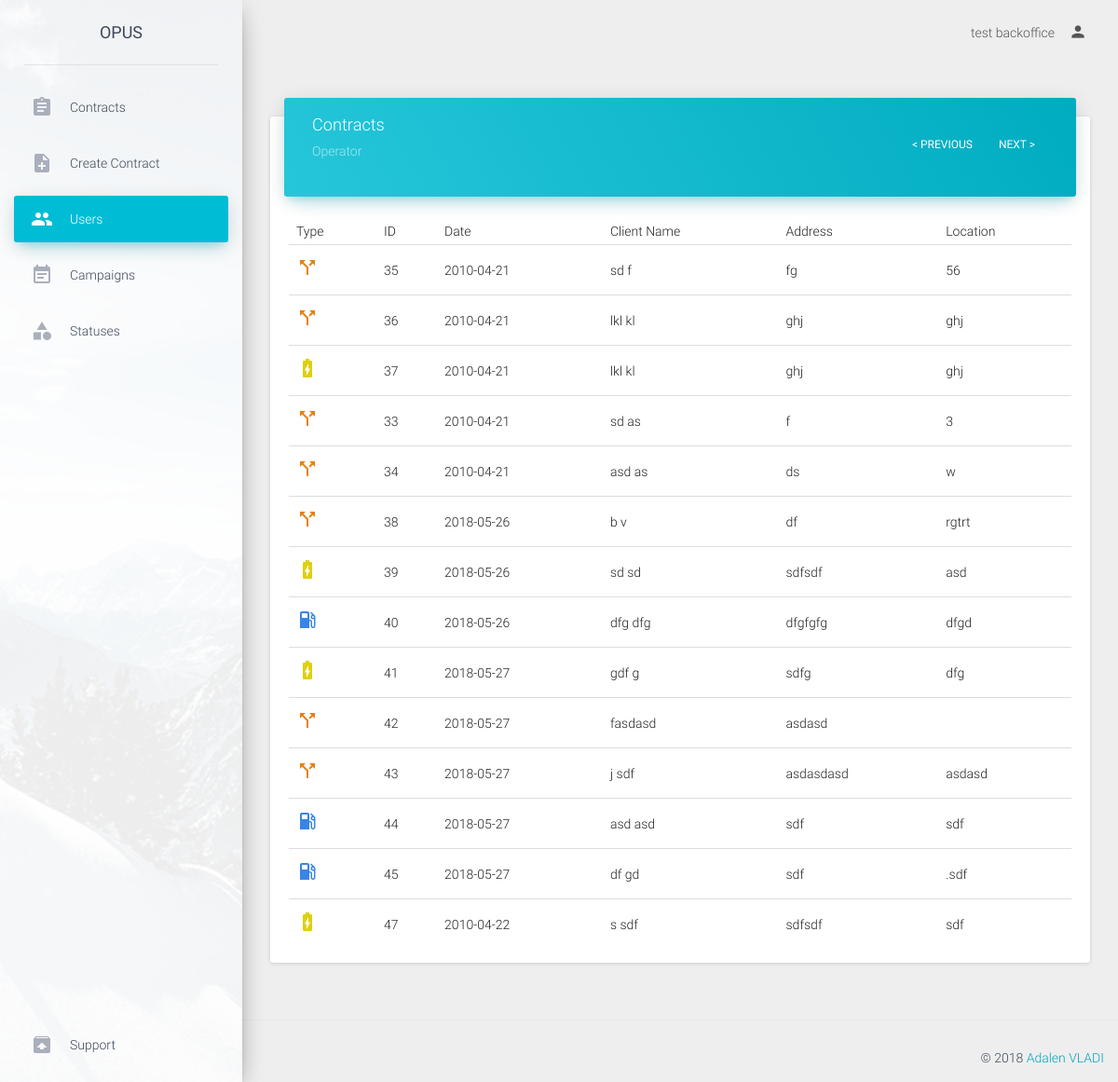
/backoffice/viewUser/6 (signed in), run on an earlier commit of the app's database.
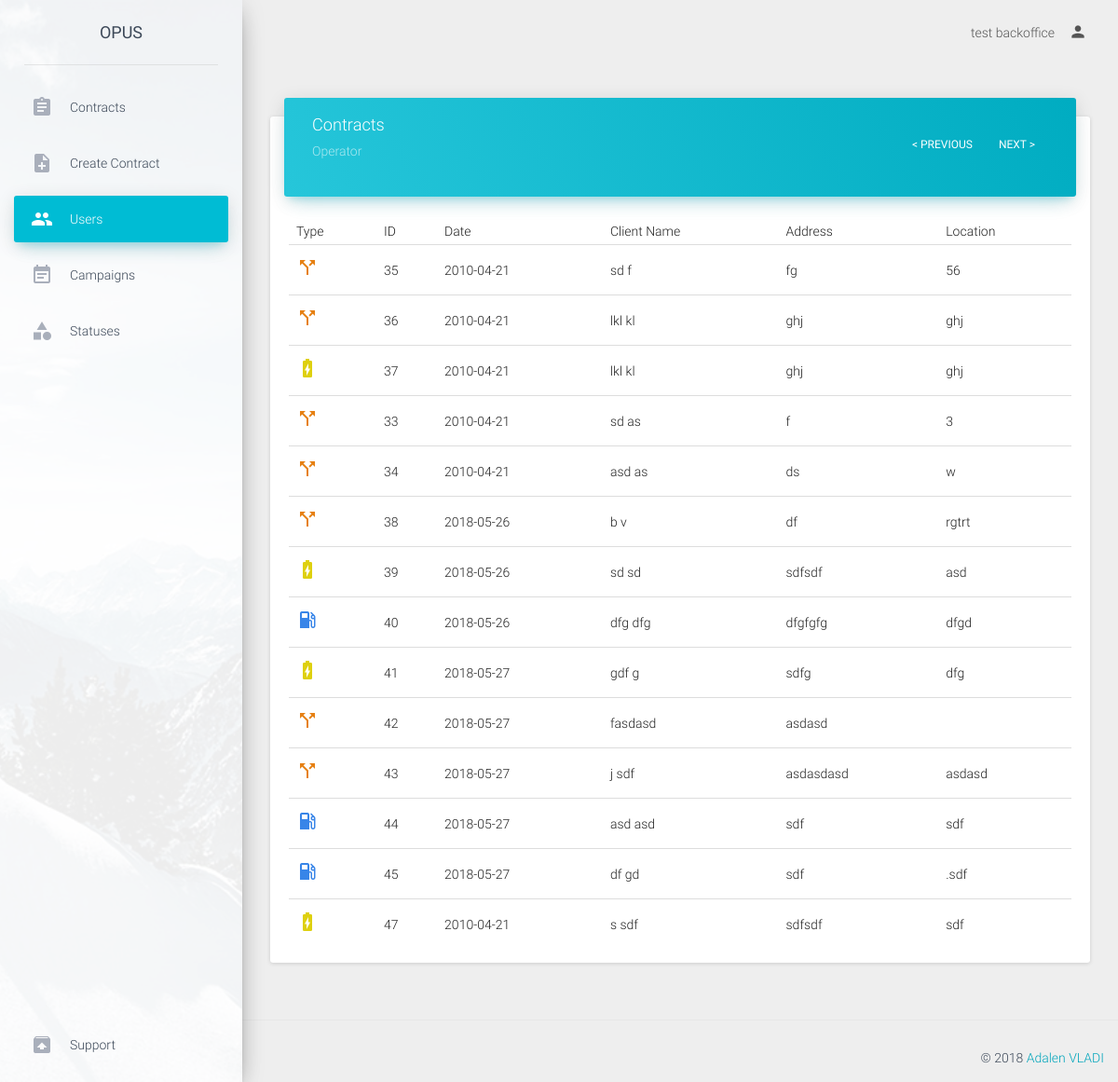
And on a later commit of the database.
### tables this page shows
CREATE TABLE `contracts` (
  `contract_id` int(11) NOT NULL,
  `contract_type` enum('luce','gas','dual') NOT NULL,
  `proposal_number` varchar(50) NOT NULL,
  `date` date NOT NULL,
  `ugm_cb` enum('true','false') NOT NULL DEFAULT 'false',
  `analisi_cb` enum('true','false') NOT NULL DEFAULT 'false',
  `iniziative_cb` enum('true','false') NOT NULL DEFAULT 'false',
  `toponimo` varchar(50) NOT NULL,
  `address` text NOT NULL,
  `civico` varchar(30) NOT NULL,
  `price` varchar(50) NOT NULL,
  `location` varchar(100) NOT NULL,
  `cap` varchar(50) NOT NULL,
  `uf_cap` varchar(50) NOT NULL,
  `ddf_cap` varchar(50) NOT NULL,
  `uf_toponimo` varchar(50) NOT NULL,
  `uf_address` text NOT NULL,
  `uf_civico` varchar(30) NOT NULL,
  `uf_price` varchar(50) NOT NULL,
  `uf_location` varchar(100) NOT NULL,
  `ddf_toponimo` varchar(50) NOT NULL,
  `ddf_address` text NOT NULL,
  `ddf_civico` varchar(30) NOT NULL,
  `ddf_price` varchar(50) NOT NULL,
  `ddf_location` varchar(100) NOT NULL,
  `ubicazione_fornitura` enum('resident','non_resident') NOT NULL,
  `domicillazione_documenti_fatture` enum('residenza','ubicazione_fornitura','altro') NOT NULL,
  `listino` varchar(50) NOT NULL,
  `gas_request_type` varchar(50) NOT NULL,
  `gas_pdr` varchar(50) NOT NULL,
  `gas_fornitore_uscente` varchar(50) NOT NULL,
  `gas_consume_annuo` varchar(50) NOT NULL,
  `gas_tipo_riscaldamento` enum('true','false') NOT NULL,
  `gas_tipo_cottura_acqua` enum('true','false') NOT NULL,
  `gas_remi` varchar(50) NOT NULL,
  `gas_matricola` varchar(50) NOT NULL,
  `luce_request_type` varchar(50) NOT NULL,
  `luce_pod` varchar(50) NOT NULL,
  `luce_fornitore_uscente` varchar(50) NOT NULL,
  `luce_opzione_oraria` varchar(50) NOT NULL,
  `luce_potenza` varchar(50) NOT NULL,
  `luce_tensione` varchar(50) NOT NULL,
  `luce_consume_annuo` varchar(50) NOT NULL,
  `fature_via_email` enum('true','false') NOT NULL,
  `operator` int(11) NOT NULL COMMENT 'user id',
  `status` int(11) NOT NULL DEFAULT '1' COMMENT 'status id',
  `cancellation_reason` varchar(100) NOT NULL,
  `gender` enum('male','female') NOT NULL,
  `rag_sociale` text NOT NULL,
  `first_name` varchar(50) NOT NULL,
  `last_name` varchar(50) NOT NULL,
  `bussines_name` varchar(50) NOT NULL,
  `client_type` enum('personal','intestario','delega') NOT NULL,
  `tel_number` varchar(30) NOT NULL,
  `alt_number` varchar(30) NOT NULL,
  `cel_number` varchar(30) NOT NULL,
  `cel_number2` varchar(30) NOT NULL,
  `cel_number3` varchar(30) NOT NULL,
  `email` varchar(50) NOT NULL,
  `alt_email` varchar(50) NOT NULL,
  `birth_nation` varchar(50) NOT NULL,
  `vat_number` varchar(50) NOT NULL,
  `partita_iva` varchar(50) NOT NULL,
  `birth_date` date NOT NULL,
  `birth_municipality` varchar(50) NOT NULL,
  `delega_first_name` varchar(50) NOT NULL,
  `delega_last_name` varchar(50) NOT NULL,
  `delega_vat_number` varchar(100) NOT NULL,
  `document_type` enum('id_card','passport') NOT NULL,
  `document_number` varchar(100) NOT NULL,
  `document_date` date NOT NULL,
  `iban_code` varchar(50) NOT NULL,
  `iban_accounthoder` varchar(50) NOT NULL,
  `iban_fiscal_code` varchar(50) NOT NULL,
  `payment_type` enum('postal','cc') NOT NULL,
  `note` text NOT NULL,
  `campaign` int(11) NOT NULL COMMENT 'campaign_id',
  `supervisor` int(11) NOT NULL COMMENT 'user_id'
);

### application/controller/backoffice.php (called while the page is built, shortened)
<?php
class backoffice extends Controller
{
    public function viewUser($user_id){
        $contracts=$this->model->getContractsByUser($user_id);
        require APP . 'view/backoffice/header.php';
        require APP . 'view/backoffice/viewUser.php';
        require APP . 'view/backoffice/footer.php';
    }
}

### public/index.php (called while the page is built, shortened)
<?php
require APP . 'core/controller.php';
$app = new Application();

### application/core/controller.php (called while the page is built, shortened)
<?php
class Controller
{
    public $db = null;
    private function openDatabaseConnection()
    {
        $options = array(PDO::ATTR_DEFAULT_FETCH_MODE => PDO::FETCH_OBJ, PDO::ATTR_ERRMODE => PDO::ERRMODE_WARNING);
        $this->db = new PDO(DB_TYPE . ':host=' . DB_HOST . ';dbname=' . DB_NAME . ';charset=' . DB_CHARSET, DB_USER, DB_PASS, $options);
    }
    public function loadModel()
    {
        if (isset($_SESSION['role'])) {
            switch ($_SESSION['role']) {
                case 'backoffice':
                    require APP . 'model/backoffice.php';
                    break;
            }
        }else{
            require APP . 'model/model.php';
        }
        $this->model = new Model($this->db);
    }
}

### application/model/backoffice.php (called while the page is built, shortened)
<?php
class Model
{
    function __construct($db)
    {
        try {
            $this->db = $db;
        } catch (PDOException $e) {
            exit('Database connection could not be established.');
        }
    }
    public function getContractsByUser($user_id ){
        $page=(int)(isset($_GET['page'])? $_GET['page']:0);
        $limiter=30;
        $pager=$limiter*$page;
        $sql='SELECT * FROM contracts WHERE operator=:user_id LIMIT :pager, :limiter ';
        $query = $this->db->prepare($sql);
        $query->bindParam(':pager', $pager, PDO::PARAM_INT);
        $query->bindParam(':limiter', $limiter, PDO::PARAM_INT);
        $query->bindParam(':user_id', $user_id, PDO::PARAM_INT);
        $query->execute();
        return $query->fetchAll();
    }
}

### application/view/backoffice/viewUser.php (the view, shortened to what the changed rows need)
<div class="content">
    <div class="container-fluid">
        <div class="row">
            <div class="col-md-12">
                <div class="card">
                    <div class="card-content table-responsive">
                        <table class="table table-hover">
                            <thead>
                                <th>Type</th>
                                <th>ID</th>
                                <th>Date</th>
                                <th>Client Name</th>
                                <th>Address</th>
                                <th>Location</th>
                            </thead>
                            <tbody>
                                <?php
                                    $output='';
                                    foreach ($contracts as $contract) {
                                        $output.='<tr>';
                                                    if ($contract->contract_type=='gas') {
                                                        $output.='<td><i style="color:#3885e8" class="material-icons">local_gas_station</i></td>';
                                                    }elseif ($contract->contract_type=='luce') {
                                                        $output.='<td><i style="color:#ded00f" class="material-icons">battery_charging_full</i></td>';
                                                    }elseif ($contract->contract_type=='dual') {
                                                        $output.='<td><i style="color:#e68013" class="material-icons">call_split</i></td>';
                                                    }
                                        $output.='<td>'.$contract->contract_id.'</td>
                                                    <td>'.$contract->date.'</td>
                                                    <td>'.$contract->first_name.' '.$contract->last_name.'</td>
                                                    <td>'.$contract->address.'</td>
                                                    <td>'.$contract->location.'</td>';
                                        $output.='</tr>';
                                    }
                                    echo $output;
                                 ?>
                            </tbody>
                        </table>
                    </div>
                </div>
            </div>
        </div>
    </div>
</div>

What changed in the data, as far as the page shows it:
changed contracts id 47: date "2010-04-22" → "2010-04-21"
